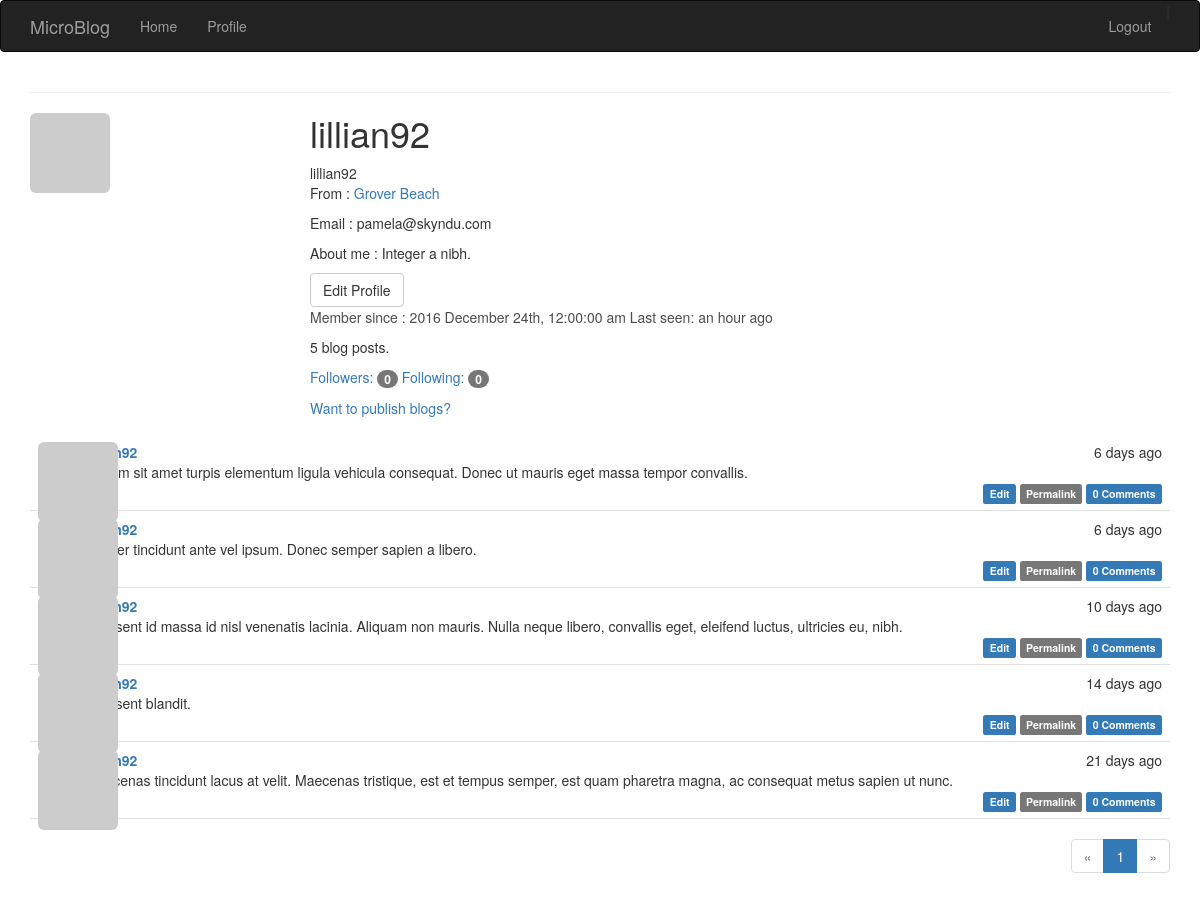
The app's page /user/11 (signed in) with its own data.
### app/models.py (models this page shows, shortened)
class User(db.Model):
    id = db.Column(db.Integer, primary_key = True)
    name = db.Column(db.String(64), index = True, unique = True)
    email = db.Column(db.String(120), index = True, unique = True)
    role_id = db.Column(db.Integer, db.ForeignKey('role.id'))
    password_hash = db.Column(db.String(128))
    posts = db.relationship('Post', backref = 'author', lazy = 'dynamic')
    location = db.Column(db.String(64))
    about_me = db.Column(db.String(140))
    member_since = db.Column(db.DateTime(), default=datetime.now)
    last_seen = db.Column(db.DateTime(), default=datetime.now)
    avatar_hash = db.Column(db.String(32))
    followed = db.relationship('Follow',
                               foreign_keys=[Follow.follower_id],
                               backref=db.backref('follower', lazy='joined'),
                               lazy='dynamic',
                               cascade='all, delete-orphan')
    followers = db.relationship('Follow',
                                foreign_keys=[Follow.followed_id],
                                backref=db.backref('followed', lazy='joined'),
                                lazy='dynamic',
                                cascade='all, delete-orphan')
    comments = db.relationship('Comment', backref='author', lazy='dynamic')
    def gravatar(self, size=100, default='identicon', rating='g'):
        if request.is_secure:
            url = 'https://secure.gravatar.com/avatar'
        else:
            url = 'http://www.gravatar.com/avatar'
        hash = self.avatar_hash or hashlib.md5(
            self.email.encode('utf-8')).hexdigest()
        return '{url}/{hash}?s={size}&d={default}&r={rating}'.format(
            url=url, hash=hash, size=size, default=default, rating=rating)
    @property
    def password(self):
        raise AttributeError('password is not a readable attribute')

class Post(db.Model):
    id = db.Column(db.Integer, primary_key = True)
    body = db.Column(db.String(140))
    timestamp = db.Column(db.DateTime(), default=datetime.now)
    user_id = db.Column(db.Integer, db.ForeignKey('user.id'))
    comments = db.relationship('Comment', backref='post', lazy='dynamic')

### app/views.py (the view)
@app.route('/user/<int:user_id>', methods = ['GET', 'POST'])
@login_required
def users(user_id):
    user = User.query.filter_by(id = user_id).first()
    if user is None:
        flash('The user is not exist!')
        return render_template('404.html')
    page = request.args.get('page', 1, type=int)
    pagination = user.posts.order_by(Post.timestamp.desc()).paginate(
        page, per_page=current_app.config['FLASKY_POSTS_PER_PAGE'],
        error_out=False)
    blogs = pagination.items
    return render_template(
        'user.html',
        user = user,
        posts = blogs,
        pagination = pagination)

### app/views.py (called while the page is built)
@lm.user_loader
def load_user(user_id):
    return User.query.get(int(user_id))

### app/templates/user.html (shortened to what this page needs)
{% extends "base.html" %}
{% import "_macros.html" as macros %}
{% block page_content %}
<div calss="page-header">
<img class="img-rounded profile-thumbnail" src="{{ user.gravatar(size=256) }}">
<div class="profile-header">
<h1>{{ user.name }}</h1>
{% if user.name or user.location %}
        <p>
            {% if user.name %}{{ user.name }}<br>{% endif %}
            {% if user.location %}
                From : <a href="https://maps.google.com/?q={{ user.location }}">{{ user.location }}</a><br>
            {% endif %}
        </p>
{% endif %}
<p>Email : {{ user.email }}</p>
<p>About me : {{ user.about_me }}</p>
{% if user == current_user %}
<a class="btn btn-default" href="{{ url_for('edit_profile', user_id = current_user.id) }}">
    Edit Profile
</a>
{% endif %}
<p style="color:#4c4c4c;">
Member since : {{ moment(user.member_since).format('YYYY MMMM Do, h:mm:ss a') }}
    Last seen: {{ moment(user.last_seen).fromNow() }}
</p>
<p>{{ user.posts.count() }} blog posts. </p>
<p>
<a href="{{ url_for('followers', name=user.name) }}">Followers: <span class="badge">{{ user.followers.count() - 1 }}</span></a>
<a href="{{ url_for('followed_by', name=user.name) }}">Following: <span class="badge">{{ user.followed.count() - 1 }}</span></a>
</p>
{% if user == current_user %}
<a href="{{ url_for('publish', user_id=user.id) }}">Want to publish blogs?</a>
{% endif %}
</div>
</div>
<div class="post-tabs">
{% include '_posts.html' %}
</div>
{% if pagination %}
<div class="pagination">
    {{ macros.pagination_widget(pagination, 'users', user_id = user.id) }}
</div>
{% endif %}
{% endblock %}

### app/templates/base.html (shortened to what this page needs)
{% extends "bootstrap/base.html" %}
{% block head %}
{{ super() }}
<link rel="stylesheet" type="text/css" href="{{ url_for('static', filename='styles.css') }}">
{% endblock %}
{% block navbar %}
<div class="navbar navbar-inverse" role="navigation">
    <div class="container">
        <div class="navbar-header">
            <a class="navbar-brand" href="/">
                MicroBlog
            </a>
        </div>
        <div class="navbar-collapse collapse">
            <ul class="nav navbar-nav">
                <li>
                    <a href="{{ url_for('index') }}">
                        Home
                    </a>
                </li>
                {% if current_user.is_authenticated %}
                <li>
                    <a href="{{ url_for('users', user_id=current_user.id) }}">
                        Profile
                    </a>
                </li>
                {% endif %}
            </ul>
            <ul class="nav navbar-nav navbar-right">
                {% if not current_user.is_authenticated %}
                |
                <li>
                    <a href="{{ url_for('login') }}">
                        Log in
                    </a>
                </li>
                or
                <li>
                    <a href="{{ url_for('sign_up') }}">
                        Sign up
                    </a>
                </li>
                {% else %}
                <li>
                    <a href="{{ url_for('logout') }}">
                        Logout
                    </a>
                </li>
                {% endif %}
            </ul>
        </div>
    </div>
</div>
{% endblock %}
{% block content %}
<div class="container">
{% block message %}
    <hr />
{% endblock %}
{% block page_content %}{% endblock %}
</div>
{% endblock %}

### app/templates/_macros.html
{% macro pagination_widget(pagination, endpoint, fragment='') %}
<ul class="pagination">
    <li{% if not pagination.has_prev %} class="disabled"{% endif %}>
        <a href="{% if pagination.has_prev %}{{ url_for(endpoint, page=pagination.prev_num, **kwargs) }}{{ fragment }}{% else %}#{% endif %}">
            &laquo;
        </a>
    </li>
    {% for p in pagination.iter_pages() %}
        {% if p %}
            {% if p == pagination.page %}
            <li class="active">
                <a href="{{ url_for(endpoint, page = p, **kwargs) }}{{ fragment }}">{{ p }}</a>
            </li>
            {% else %}
            <li>
                <a href="{{ url_for(endpoint, page = p, **kwargs) }}{{ fragment }}">{{ p }}</a>
            </li>
            {% endif %}
        {% else %}
        <li class="disabled"><a href="#">&hellip;</a></li>
        {% endif %}
    {% endfor %}
    <li{% if not pagination.has_next %} class="disabled"{% endif %}>
        <a href="{% if pagination.has_next %}{{ url_for(endpoint, page=pagination.next_num, **kwargs) }}{{ fragment }}{% else %}#{% endif %}">
            &raquo;
        </a>
    </li>
</ul>
{% endmacro %}

### app/templates/_posts.html
<ul class="posts">
    {% for post in posts %}
    <li class="post">
        <div class="post-thumbnail">
            {% if current_user.is_authenticated %}
            <a href="{{ url_for('users', user_id = post.author.id) }}">
            <img class="img-rounded profile-thumbnail" src="{{ post.author.gravatar(size=40) }}">
            </a>
            {% else %}
            <a><img class="img-rounded profile-thumbnail" src="{{ post.author.gravatar(size=40) }}"></a>
            {% endif %}
        </div>
        <div class="post-content">
            <div class="post-date">{{ moment(post.timestamp).fromNow() }}</div>
            <div class="post-author">
            {% if current_user.is_authenticated %}
            <a href="{{ url_for('users', user_id = post.author.id) }}">{{ post.author.name }}</a>
            {% else %}
            {{ post.author.name }}
            {% endif %}
            </div>
            <div class="post-body">
                {% if post.body_html %}
                    {{ post.body_html | safe }}
                {% else %}
                    {{ post.body }}
                {% endif %}
            </div>
            <div class="post-footer">
                {% if current_user == post.author %}
                <a href="{{ url_for('edit', id=post.id) }}">
                    <span class="label label-primary">Edit</span>
                </a>
                {% endif %}
                <a href="{{ url_for('post', id=post.id) }}">
                    <span class="label label-default">Permalink</span>
                </a>
                <a href="{{ url_for('post', id=post.id) }}#comments">
                    <span class="label label-primary">{{ post.comments.count() }} Comments</span>
                </a>
            </div>
        </div>
    </li>
    {% endfor %}
</ul>

### app/static/styles.css (style rules this page uses)
.profile-thumbnail { position: absolute; }
.profile-header { min-height: 260px; margin-left: 280px; }
div.post-tabs { margin-top: 16px; }
ul.posts { list-style-type: none; padding: 0px; margin: 16px 0px 0px 0px; border-top: 1px solid #e0e0e0; }
div.post-tabs ul.posts { margin: 0px; border-top: none; }
ul.posts li.post { padding: 8px; border-bottom: 1px solid #e0e0e0; }
div.post-date { float: right; }
div.post-author { font-weight: bold; }
div.post-thumbnail { position: absolute; }
div.post-content { margin-left: 48px; min-height: 48px; }
div.post-footer { text-align: right; }
div.pagination { width: 100%; text-align: right; padding: 0px; margin: 0px; }

### records on screen
User: name "lillian92", location "Grover Beach", email "pamela@skyndu.com", about_me "Integer a nibh.", member_since "2016 December 24th, 12:00:00 am", last_seen "an hour ago"
Post: timestamp "6 days ago", body "Nullam sit amet turpis elementum ligula vehicula consequat. Donec ut mauris eget massa tempor convallis.", comments.count "0"
Post: timestamp "6 days ago", body "Integer tincidunt ante vel ipsum. Donec semper sapien a libero.", comments.count "0"
Post: timestamp "10 days ago", body "Praesent id massa id nisl venenatis lacinia. Aliquam non mauris. Nulla neque libero, convallis eget, eleifend luctus, ultricies eu, nibh.", comments.count "0"
Post: timestamp "14 days ago", body "Praesent blandit.", comments.count "0"
Post: timestamp "21 days ago", body "Maecenas tincidunt lacus at velit. Maecenas tristique, est et tempus semper, est quam pharetra magna, ac consequat metus sapien ut nunc.", comments.count "0"

### other values on screen
{{ user.posts.count() }} "5"
{{ user.followers.count() - 1 }} "0"
{{ user.followed.count() - 1 }} "0"
{{ p }} "1"
